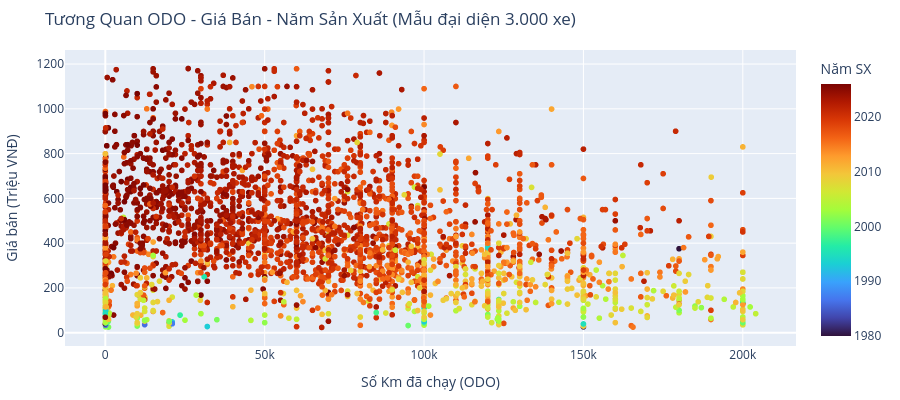

Notebook cell for this chart:
### Markdown cell above
### 3. Tương quan giữa Năm sản xuất và ODO đối với Giá bán

Mục đích phân tích:
- So sánh mức độ tác động giữa tuổi thọ thời gian (Năm sản xuất) và mức độ hao mòn cơ học (Số km đã đi) lên giá trị xe.

Kết luận chính:
- Năm sản xuất (đời xe) có tính chi phối giá bán mạnh mẽ hơn số km đã lăn bánh (ODO).
- Một chiếc xe đời 2022 chạy 80.000 km vẫn có giá thị trường cao hơn rõ rệt so với cùng dòng xe đời 2017 chạy 40.000 km.
- ODO đóng vai trò phân hóa giá chủ yếu trong nhóm các xe cùng đời và cùng phân khúc thương hiệu.

### Code cell
sample_df = df.sample(n=min(3000, len(df)), random_state=42)

fig_static3 = px.scatter(
    sample_df,
    x='mileage_v2',
    y='price_million',
    color='mfdate',
    color_continuous_scale='Turbo',
    title="Tương Quan ODO - Giá Bán - Năm Sản Xuất (Mẫu đại diện 3.000 xe)",
    labels={
        'mileage_v2': 'Số Km đã chạy (ODO)',
        'price_million': 'Giá bán (Triệu VNĐ)',
        'mfdate': 'Năm SX'
    },
    hover_data=['carbrand_name', 'carmodel_name', 'region_name']
)
fig_static3.update_layout(
    height=400,
    margin=dict(l=40, r=20, t=50, b=40)
)
fig_static3.show()

### Figure 1 — Plotly figure (JSON) as saved in the notebook; plotly's stock layout.template omitted (floating-point values rounded to 4 significant figures; data arrays with more than 128 entries replaced by an {"elided": "..."} marker saying what was removed)
{"data": [{"customdata": {"elided": "3000x3 str values"}, "hovertemplate": "Số Km đã chạy (ODO)=%{x}<br>Giá bán (Triệu VNĐ)=%{y}<br>carbrand_name=%{customdata[0]}<br>carmodel_name=%{customdata[1]}<br>region_name=%{customdata[2]}<br>Năm SX=%{marker.color}<extra></extra>", "legendgroup": "", "marker": {"color": {"elided": "3000 int values"}, "coloraxis": "coloraxis", "symbol": "circle"}, "mode": "markers", "name": "", "showlegend": false, "type": "scattergl", "x": {"elided": "3000 int values"}, "xaxis": "x", "y": {"elided": "3000 float values"}, "yaxis": "y"}], "layout": {"coloraxis": {"autocolorscale": false, "colorbar": {"title": {"text": "Năm SX"}}, "colorscale": [[0, "#30123b"], [0.07143, "#4145ab"], [0.1429, "#4675ed"], [0.2143, "#39a2fc"], [0.2857, "#1bcfd4"], [0.3571, "#24eca6"], [0.4286, "#61fc6c"], [0.5, "#a4fc3b"], [0.5714, "#d1e834"], [0.6429, "#f3c63a"], [0.7143, "#fe9b2d"], [0.7857, "#f36315"], [0.8571, "#d93806"], [0.9286, "#b11901"], [1, "#7a0402"]]}, "height": 400, "legend": {"tracegroupgap": 0}, "margin": {"b": 40, "l": 40, "r": 20, "t": 50}, "title": {"text": "Tương Quan ODO - Giá Bán - Năm Sản Xuất (Mẫu đại diện 3.000 xe)"}, "xaxis": {"anchor": "y", "domain": [0, 1], "title": {"text": "Số Km đã chạy (ODO)"}}, "yaxis": {"anchor": "x", "domain": [0, 1], "title": {"text": "Giá bán (Triệu VNĐ)"}}}}
